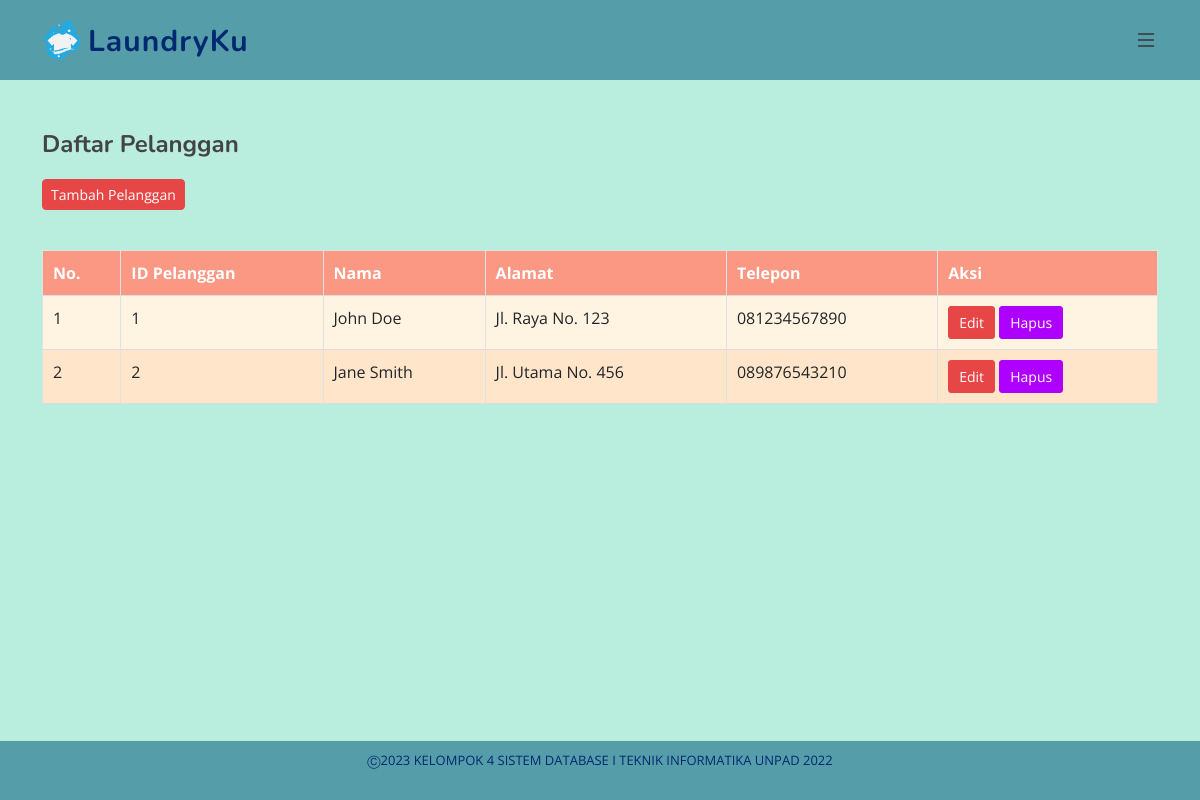
The app's page /pelanggan.php (signed in), older data.
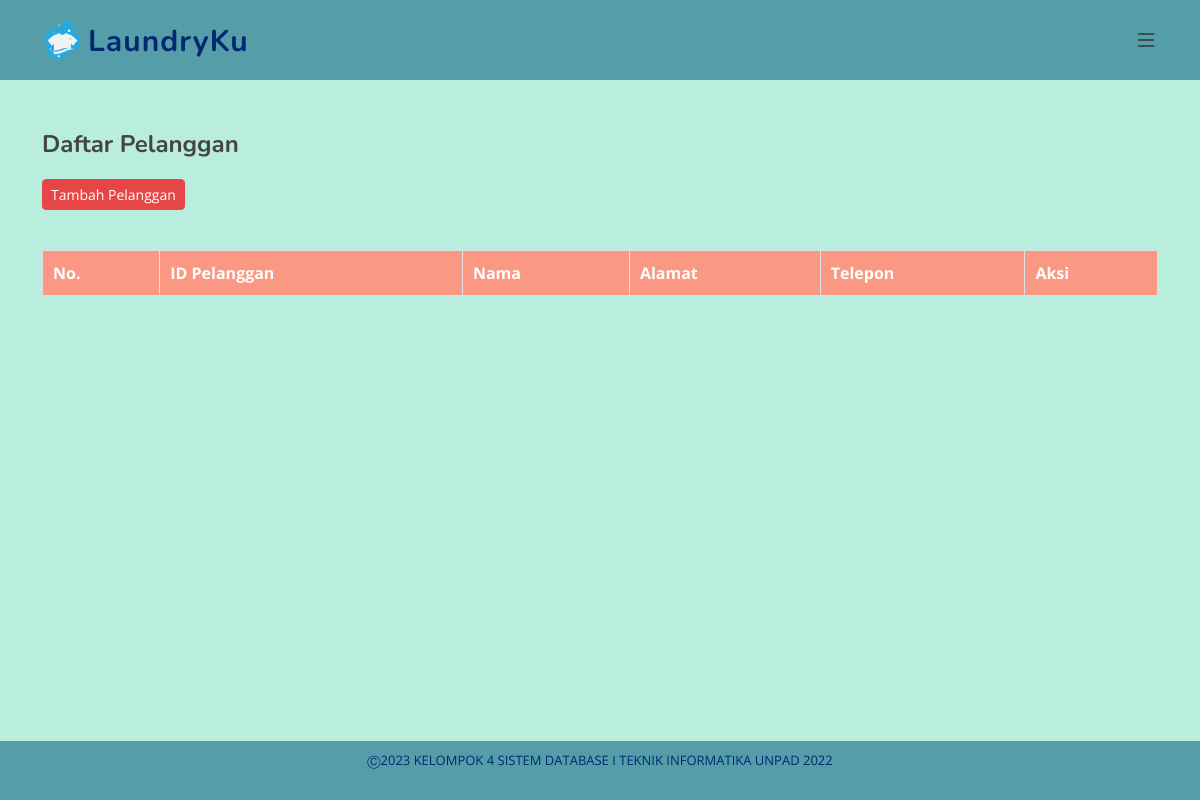
The same page, newer data.
### tables this page shows
CREATE TABLE Pelanggan (
    id_pelanggan INT AUTO_INCREMENT PRIMARY KEY,
    nama VARCHAR(255) NOT NULL,
    alamat VARCHAR(255) NOT NULL,
    telepon VARCHAR(15) NOT NULL,
    username VARCHAR(255) NOT NULL,
    password VARCHAR(255) NOT NULL,
    profil_image_url VARCHAR (255),
    role VARCHAR(255) NOT NULL DEFAULT 'pelanggan'
);

### pelanggan.php (the view, shortened to what this page needs)
<?php
include "config.php";
$query = "SELECT * FROM Pelanggan";
$result = mysqli_query($conn, $query);
?>
<?php include 'header.php'; ?>
<link rel="stylesheet" href="assets/vendor/DataTables/dataTables.min.css">
<main id="main">
  <section id="admin" class="admin">
    <div class="container">
      <div class="row">
        <div class="col-lg-12">
          <h2>Daftar Pelanggan</h2>
          <div class="text-right">
            <a href="tambah_pelanggan.php" class="btn btn-primary btn-sm">Tambah Pelanggan</a>
          </div>
        </div>
      </div>
      <div class="row">
        <div class="col-lg-12">
          <table id="tabel-pelanggan" class="table table-bordered">
            <thead>
              <tr>
                <th>No.</th>
                <th>ID Pelanggan</th>
                <th>Nama</th>
                <th>Alamat</th>
                <th>Telepon</th>
                <th>Aksi</th>
              </tr>
            </thead>
            <tbody>
              <?php
              $num = 1;
              while ($row = mysqli_fetch_assoc($result)):
                ?>
                <tr>
                  <td><?php echo $num++; ?></td>
                  <td><?php echo $row['id_pelanggan']; ?></td>
                  <td><?php echo $row['nama']; ?></td>
                  <td><?php echo $row['alamat']; ?></td>
                  <td><?php echo $row['telepon']; ?></td>
                  <td>
                    <a href="edit_pelanggan.php?id=<?php echo $row['id_pelanggan']; ?>" class="btn btn-primary btn-sm">Edit</a>
                    <a href="hapus_pelanggan.php?id=<?php echo $row['id_pelanggan']; ?>" class="btn btn-danger btn-sm">Hapus</a>
                  </td>
                </tr>
              <?php endwhile; ?>
            </tbody>
          </table>
        </div>
      </div>
    </div>
  </section>
</main>
<?php include 'footer.php'; ?>

Row changes from the older to the newer data that the page shows:
removed pelanggan: id_pelanggan "1", nama "John Doe", alamat "Jl. Raya No. 123", telepon "081234567890"
removed pelanggan: id_pelanggan "2", nama "Jane Smith", alamat "Jl. Utama No. 456", telepon "089876543210"
